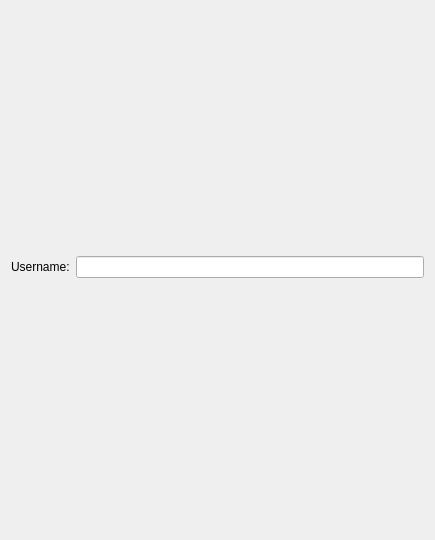
<?xml version="1.0" encoding="UTF-8"?>
<ui version="4.0">
 <class>OCC::OwncloudUserNamePage</class>
 <widget class="QWidget" name="OCC::OwncloudUserNamePage">
  <property name="geometry">
   <rect>
    <x>0</x>
    <y>0</y>
    <width>435</width>
    <height>540</height>
   </rect>
  </property>
  <property name="windowTitle">
   <string>Form</string>
  </property>
  <layout class="QVBoxLayout" name="verticalLayout">
   <item>
    <layout class="QFormLayout" name="formLayout">
     <item row="0" column="1">
      <spacer name="verticalSpacer">
       <property name="orientation">
        <enum>Qt::Vertical</enum>
       </property>
       <property name="sizeHint" stdset="0">
        <size>
         <width>20</width>
         <height>40</height>
        </size>
       </property>
      </spacer>
     </item>
     <item row="1" column="0">
      <widget class="QLabel" name="usernameLabel">
       <property name="text">
        <string>Username:</string>
       </property>
       <property name="buddy">
        <cstring>leUsername</cstring>
       </property>
      </widget>
     </item>
     <item row="1" column="1">
      <widget class="QLineEdit" name="leUsername"/>
     </item>
     <item row="2" column="1">
      <spacer name="verticalSpacer_2">
       <property name="orientation">
        <enum>Qt::Vertical</enum>
       </property>
       <property name="sizeHint" stdset="0">
        <size>
         <width>20</width>
         <height>40</height>
        </size>
       </property>
      </spacer>
     </item>
    </layout>
   </item>
   <item>
    <widget class="QProgressIndicator" name="progressIndicator" native="true"/>
   </item>
  </layout>
 </widget>
 <customwidgets>
  <customwidget>
   <class>QProgressIndicator</class>
   <extends>QWidget</extends>
   <header>QProgressIndicator.h</header>
   <container>1</container>
  </customwidget>
 </customwidgets>
 <resources/>
 <connections/>
</ui>
